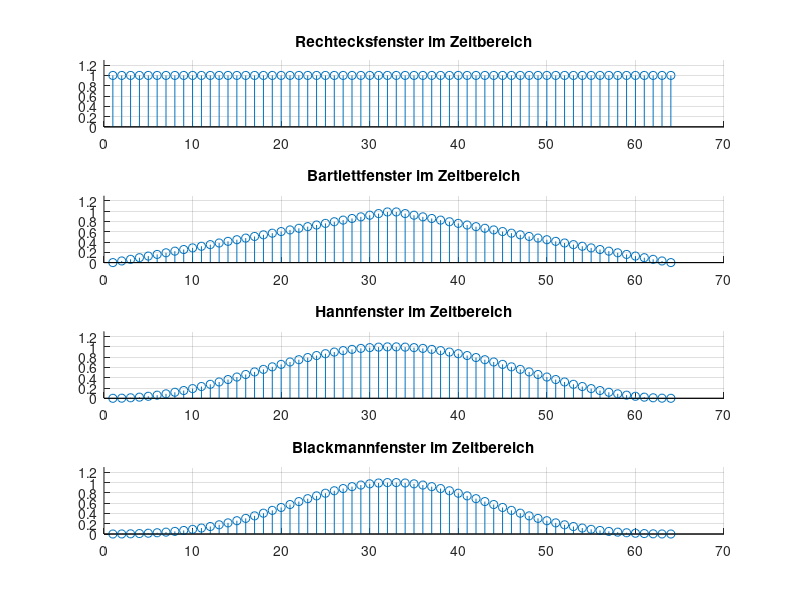

MATLAB code to generate this figure: (Note: this script raises an error after producing the figure.)
% a)

% window and fft length
N_Window = 64;
N_FFT = 2048;
% rectangle
rw = rectwin(N_Window);
figure
subplot(4,1,1); hold on; grid on;
stem(rw);
ylim([0 1.3]);
title('Rechtecksfenster im Zeitbereich');
%wvtool(rw);

% bartlett
bw = bartlett(N_Window);
subplot(4,1,2); hold on; grid on;
stem(bw);
ylim([0 1.3]);
title('Bartlettfenster im Zeitbereich');
%wvtool(bw);

% Hann
hw = hann(N_Window);
subplot(4,1,3); hold on; grid on;
stem(hw);
ylim([0 1.3]);
title('Hannfenster im Zeitbereich');
%wvtool(hw);

% Blackman
blackw = blackman(N_Window);
subplot(4,1,4); hold on; grid on;
stem(blackw);
ylim([0 1.3]);
title('Blackmannfenster im Zeitbereich');
%wvtool(blackw);

% b)
omega = -(-N_FFT/2:N_FFT/2-1)*pi/N_FFT;

figure
rw_X = rw'/N_Window;
X_rw = calculateLb(rw_X, N_FFT);
subplot(4,1,1); hold on; grid on;
plot(omega, X_rw);
title('Rechtecksfenster transformiert');
xlabel('\Omega');
ylabel('Magnitude [db]');

bw_x = bw'/sum(bartlett(N_Window));
X_bw = calculateLb(bw_x, N_FFT);
subplot(4,1,2); hold on; grid on;
plot(omega, X_bw);
title('Bartlettfenster transformiert');
xlabel('\Omega');
ylabel('Magnitude [db]');

hw_x = hw'/sum(hann(N_Window))*2;
X_hw = calculateLb(hw_x, N_FFT);
subplot(4,1,3); hold on; grid on;
plot(omega, X_hw);
title('Hannfenster transformiert');
xlabel('\Omega');
ylabel('Magnitude [db]');

blackw_x = blackw'/sum(blackman(N_Window));
X_blackw = calculateLb(blackw_x, N_FFT);
subplot(4,1,4); hold on; grid on;
plot(omega, X_blackw);
title('Blackmannfenster transformiert');
xlabel('\Omega');
ylabel('Magnitude [db]')


% d)
 fs = 200;
 f1 = 50;
 d = 0.5;
 t = 1/fs:1/fs:d; 
 sinus_1 = sin(2*pi*f1*t);
 figure
 plot(t,sinus_1);
 title("Sinus (50 Herz mit 200 Hertz für 0.5 Sekunden abgetastet)")

% e)
N_w = length(t);
xx1 = rectwin(N_w)'/N_w;
xx2 = bartlett(N_w)'/sum(bartlett(N_w));
xx3 = hann(N_w)'/sum(hann(N_w))*2;
xx4 = blackman(N_w)'/sum(blackman(N_w));

rect_sin = sinus_1 .* xx1;
bart_sin = sinus_1 .* xx2;
hann_sin = sinus_1 .* xx3;
black_sin = sinus_1 .* xx4;

X1_n = calculateLb(rect_sin, N_FFT);
X2_n = calculateLb(bart_sin, N_FFT);
X3_n = calculateLb(hann_sin, N_FFT);
X4_n = calculateLb(black_sin, N_FFT);

figure
subplot(2,1,1); hold on; grid on;
plot(rect_sin);
plot(bart_sin);
plot(hann_sin);
plot(black_sin);
title('Mit Sinus gewichtete Fensterfunktionen');
xlabel('Sample')
ylabel('Amplitude')
legend('Rechteck','Bartlett','Hann','Blackman');

subplot(2,1,2); hold on; grid on;
plot(omega,X1_n);
plot(omega,X2_n);
plot(omega,X3_n);
plot(omega,X4_n);
xlabel('\Omega')
title('Mit Sinus gewichtete Fensterfunktionen, transformiert');
ylabel('Magnitude [dB]')
legend('Rect','Bartlett','Hann','Blackman');

% f)
sinus_2 = sin(2*pi*48*t) + sin(2*pi*52*t);
sinus_3 = sin(2*pi*50*t) + 0.1*sin(2*pi*60*t);

rect_sin_2 = sinus_2 .* xx1;
bart_sin_2 = sinus_2 .* xx2;
hann_sin_2 = sinus_2 .* xx3;
black_sin_2 = sinus_2 .* xx4;

X1_sin_2 = calculateLb(rect_sin_2, N_FFT);
X2_sin_2 = calculateLb(bart_sin_2, N_FFT);
X3_sin_2 = calculateLb(hann_sin_2, N_FFT);
X4_sin_2 = calculateLb(black_sin_2, N_FFT);

figure
subplot(2,1,1); hold on; grid on;
plot(rect_sin_2);
plot(bart_sin_2);
plot(hann_sin_2);
plot(black_sin_2);
title('Mit Sinus x_1 gewichtete Fensterfunktionen');
xlabel('Sample')
ylabel('Amplitude')
legend('Rechteck','Bartlett','Hann','Blackman');

subplot(2,1,2); hold on; grid on;
plot(omega,X1_sin_2);
plot(omega,X2_sin_2);
plot(omega,X3_sin_2);
plot(omega,X4_sin_2);
xlabel('\Omega')
title('Mit Sinus x_1 gewichtete Fensterfunktionen, transformiert');
ylabel('Magnitude [dB]')
legend('Rect','Bartlett','Hann','Blackman');


rect_sin_3 = sinus_3 .* xx1;
bart_sin_3 = sinus_3 .* xx2;
hann_sin_3 = sinus_3 .* xx3;
black_sin_3 = sinus_3 .* xx4;

X1_sin_3 = calculateLb(rect_sin_3, N_FFT);
X2_sin_3 = calculateLb(bart_sin_3, N_FFT);
X3_sin_3 = calculateLb(hann_sin_3, N_FFT);
X4_sin_3 = calculateLb(black_sin_3, N_FFT);

figure
subplot(2,1,1); hold on; grid on;
plot(rect_sin_3);
plot(bart_sin_3);
plot(hann_sin_3);
plot(black_sin_3);
title('Mit Sinus x_2 gewichtete Fensterfunktionen');
xlabel('Sample')
ylabel('Amplitude')
legend('Rechteck','Bartlett','Hann','Blackman');

subplot(2,1,2); hold on; grid on;
plot(omega,X1_sin_3);
plot(omega,X2_sin_3);
plot(omega,X3_sin_3);
plot(omega,X4_sin_3);
xlabel('\Omega')
title('Mit Sinus x_2 gewichtete Fensterfunktionen, transformiert');
ylabel('Magnitude [dB]')
legend('Rect','Bartlett','Hann','Blackman');

 % Functions
 function result = calculateLb(s, N)
    X = fft(s, N); 
    lb = fftshift(X);
    result = 20 * log10(abs(lb)) ;
 end